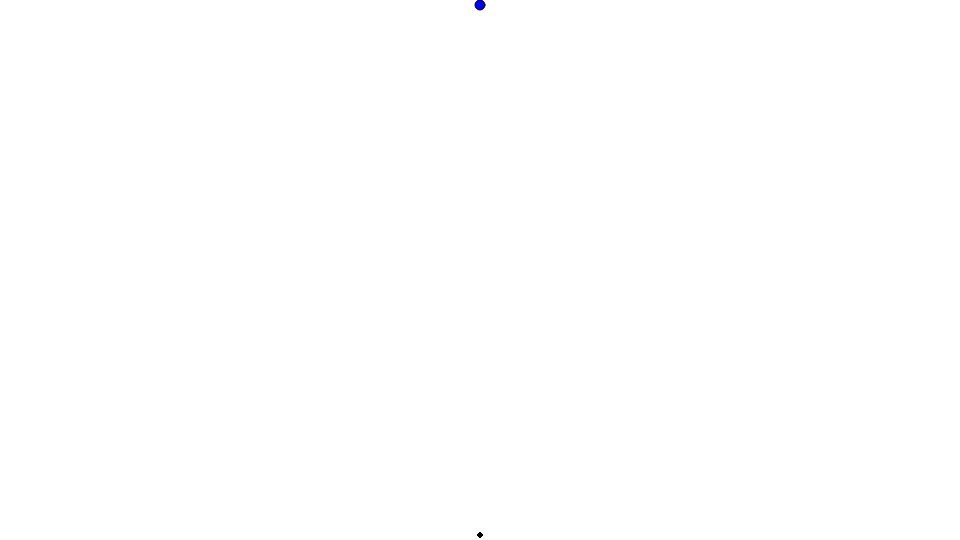
Frame 1 (no input)
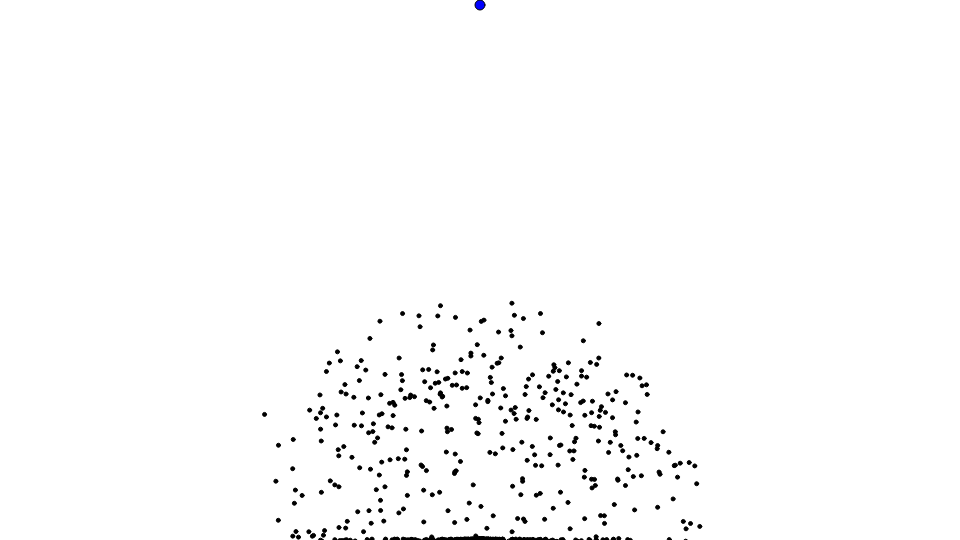
Frame 60 (no input)
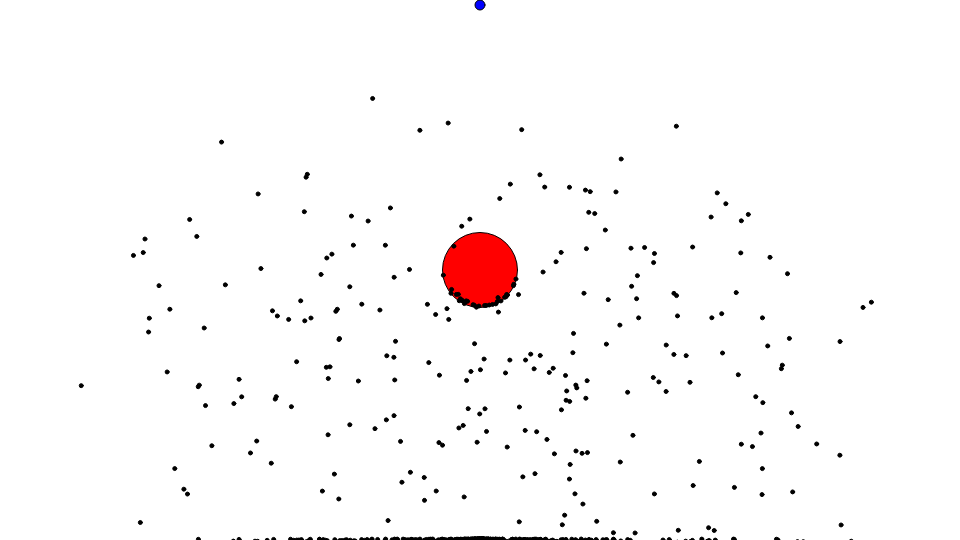
Frame 120 (the mouse pressed at the canvas centre since frame 60)

The p5.js sketch that drew these frames (run headless with seeded random() and noise() and a simulated clock; from frame 60 on, the mouse is pressed at the canvas centre):

// p5.js sketch
// ── sketch.js
let pop;
let obj;
let ambush_array;
let mutationRate;

function setup() {
  // put setup code
  createCanvas(1920/2, 1080/2); 
  mutationRate = 0.01;
  pop = new population(1000, mutationRate);
  //obj = new goal(width/2, height - 1);
  obj = new goal(width/2, 5);
  ambush_array =[];
  // ambush = new obstacle(width/2, height/2);
}

function mousePressed(){
  ambush_array.push(new obstacle(mouseX, mouseY));
  pop.bestStep = pop.bestStep*2;
  console.log('mouspressed');
  return false;
}

function draw() { 
  // put drawing code here
  background(255);
  obj.show();
  ambush_array.forEach(function(el){
    el.show();
  })
  if(pop.allDotsDead()){
    //genetic
    console.log("noGoalReached : " + pop.noGoalReached());
    if(pop.noGoalReached()){
      if(mutationRate < 1){
        mutationRate += 0.001
      }

    } else {

      if(mutationRate > 0){
        mutationRate -= 0.005;
      }

    }

    if(mutationRate < 0){
      mutationRate = 0;
    }
    if(mutationRate > 1){
      mutationRate = 1;
    }
    console.log("mutationRate : " + mutationRate);
    pop.calculateFitness(obj.pos.x, obj.pos.y);
    pop.naturalSelection(obj.pos.x, obj.pos.y);
    pop.mutate(mutationRate);

  } else {

    pop.show();
    pop.update(obj.pos.x, obj.pos.y, ambush_array);

  }

} 
// ── brain.js
class brain {

    constructor(size, mutationRate){
        this.directions = []
        this.size = size;
        this.step = 0;
        this.mutationRate = mutationRate;
    }

    randomize(){

        for(let i = 0; i < this.size; i++){
            let randomAngle = random(2*PI);
            this.directions[i] = p5.Vector.fromAngle(randomAngle);
        }
    }

    clone(){
        var clone = new brain(this.size, this.mutationRate);
        for(let i = 0; i<this.size; i++){
            clone.directions[i] = this.directions[i];
        }
        return clone;
    }


    mutate(){
        var rand = 0;
        for(let i = 0;i<this.size;i++){
            rand = random(1);
            if(rand < this.mutationRate){
                let randomAngle = random(2*PI);
                this.directions[i] = p5.Vector.fromAngle(randomAngle);
            }
        }
    }
}
// ── dot.js
    class dot{
    constructor(mutationRate){
        this.pos = createVector(width/2, height - 5);
        this.speed = createVector(0, 0);
        this.acc = createVector(0, 0);
        this.brain = new brain(800,mutationRate);
        this.dead = false;
        this.fitness = 0;
        this.reachedGoal = false;
        this.isBest = false;

        this.brain.randomize();
    }

    show(){
        if(this.isBest){
            fill(0,255 , 0);
            ellipse(this.pos.x, this.pos.y, 8, 8);
        }else {
            fill(0);
            ellipse(this.pos.x, this.pos.y, 4, 4);
        }
    }

    move(){
        if(this.brain.directions.length > this.brain. step){
            this.acc = this.brain.directions[this.brain.step];
        } else {
            this.dead = true;
        }
        this.brain.step++;
        this.speed.add(this.acc);
        this.speed.limit(5);
        this.pos.add(this.speed);
    }

    update(goalX, goalY, ambush_array){
        if(!this.dead && !this.reachedGoal){
            this.move()
            var x = this.pos.x;
            var y = this.pos.y;
            if(x > width - 1 || x < 0 ||  y > height - 1 || y < 0){
                this.dead = true;
            }

            for(let i = 0; i<ambush_array.length; i++){
                if(dist(ambush_array[i].pos.x, ambush_array[i].pos.y, this.pos.x, this.pos.y) <= (ambush_array[i].diameter)/2){
                    this.dead = true;
                }
                
            }

            if(dist(this.pos.x, this.pos.y, goalX, goalY) < 5){
                this.reachedGoal = true;
            }
        }
    }

    calculateFitness(goalX, goalY){
        if(this.reachedGoal){
            this.fitness = 10000000/(this.brain.step*this.brain.step*this.brain.step*this.brain.step);
        } else {
            var distToGoal = dist(this.pos.x, this.pos.y, goalX, goalY);
            this.fitness = 1.0/(distToGoal * distToGoal*distToGoal * distToGoal);
        }
        return this.fitness;
    }

    baby(){
        var baby = new dot();
        baby.brain = this.brain.clone();
        return baby;
    }
}
// ── goal.js
class goal{
    constructor(x, y){
        this.pos = createVector(x, y);
    }

    show(){
        fill(0, 0, 255);
        ellipse(this.pos.x, this.pos.y, 10, 10);
    }
}
// ── obstacle.js
class obstacle{
    constructor(x, y){
        this.pos = createVector(x, y);
        this.diameter =75;;
    }

    show(){
        fill(255,0,0);
        ellipse(this.pos.x, this.pos.y, this.diameter);
    }
}
// ── population.js
class population{
    constructor(size, mutationRate){
        this.dots = [];
        this.size = size;
        this.fitnessSum = 0;
        this.gen = 1;
        this.bestDot = 0;
        this.bestStep = 400;
        for(let i = 0; i<size;i++) {
            this.dots[i] = new dot(mutationRate);
        }
    }

    show(){
        for(let i = 1; i<this.size;i++) {
            this.dots[i].show();
        }
        this.dots[0].show();
    }

    update(goalX, goalY, ambush_array){
        for(let i = 0; i<this.size;i++) {
            if(this.dots[i].brain.step >= this.bestStep){
                this.dots[i].dead = true;
            }
            this.dots[i].update(goalX, goalY, ambush_array);
        }
    }

    calculateFitness(goalX, goalY){
        for(let i = 0; i<this.size;i++) {
            this.dots[i].calculateFitness(goalX, goalY);
        }
    }

    allDotsDead(){
        for(let i = 0; i<this.size;i++) {
            if(!this.dots[i].dead && !this.dots[i].reachedGoal){
                return false;
            }
        }
        return true;
    }

    naturalSelection(goalX, goalY){
        var newDots = [];
        this.setBestDot();
        newDots[0] = this.dots[this.bestDot].baby();
        newDots[0].isBest = true;
        this.calculateSumFitness(goalX, goalY);
        for(let i = 1;i<this.size;i++){

            var parent = this.selectParent();
            newDots[i] = parent.baby();

        }

        this.dots = newDots;
        this.gen++;
    }

    calculateSumFitness(goalX, goalY){
        var fitnessSum = 0;
        for(let i = 0; i<this.size;i++) {
            fitnessSum += this.dots[i].calculateFitness(goalX, goalY);
        }
        this.fitnessSum = fitnessSum;
    }

    selectParent(){
        var rand = random(this.fitnessSum);
        var runningSum = 0;
        for(let i = 0; i<this.size;i++) {
            runningSum += this.dots[i].fitness;
            if(runningSum > rand){
                return this.dots[i];
            }
        }
    }

    mutate(mutationRate){
        for(let i = 1; i<this.size;i++) {
            this.dots[i].brain.mutationRate = mutationRate;
            this.dots[i].brain.mutate();
        }
    }

    setBestDot(){
        let max = 0;
        let maxIndex = 0;
        for(let i = 0; i<this.size;i++) {
            if(this.dots[i].fitness > max){
                max = this.dots[i].fitness;
                maxIndex = i;
            }
        }

        if(this.dots[maxIndex].reachedGoal){
            this.bestStep = this.dots[maxIndex].brain.step;
        }
        this.bestDot = maxIndex;
    }

    noGoalReached(){
        for(let i = 1; i<this.size;i++) {
            if(this.dots[i].reachedGoal){
                return false; 
            }
        }
        return true;
    }
}
